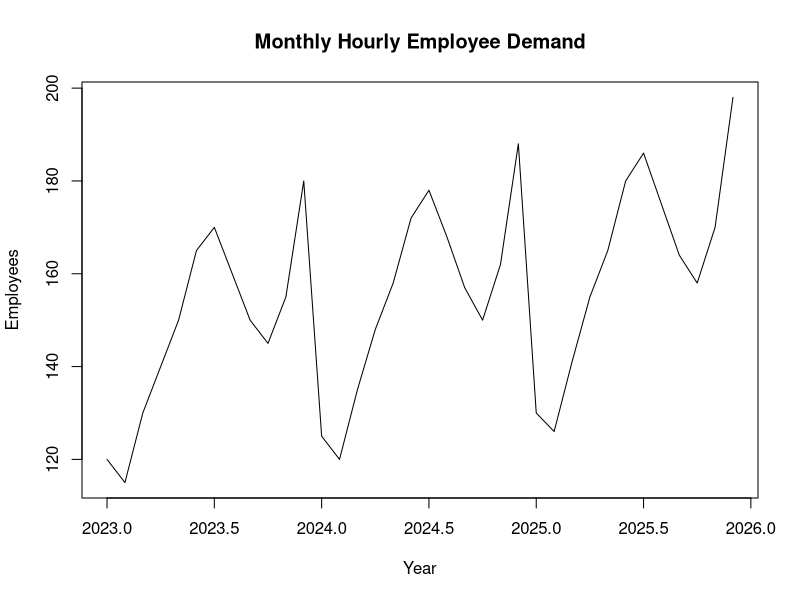
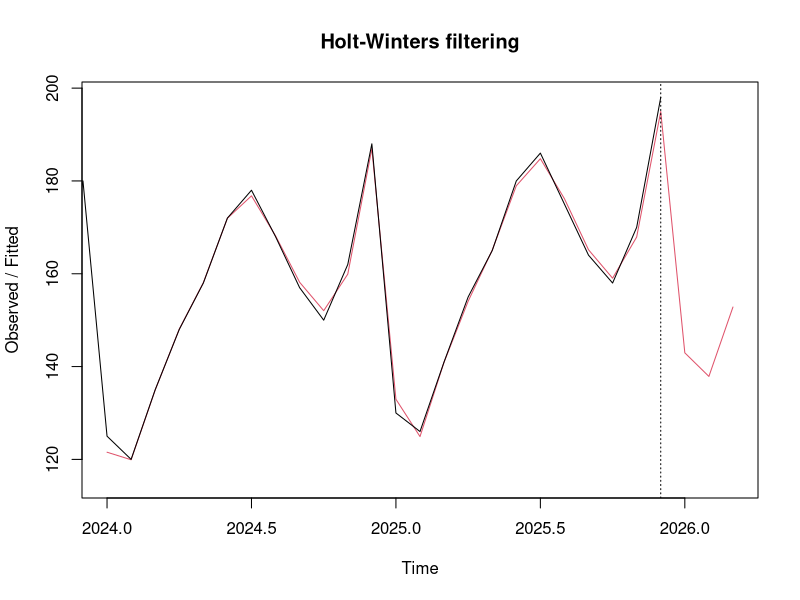

R code for these plots, in order:
# Monthly hourly-employee demand for the past 3 years (sample data)
demand <- c(120,115,130,140,150,165,170,160,150,145,155,180,
            125,120,135,148,158,172,178,168,157,150,162,188,
            130,126,141,155,165,180,186,175,164,158,170,198)

ts_data <- ts(demand, start = c(2023, 1), frequency = 12)
plot(ts_data, main = "Monthly Hourly Employee Demand",
     ylab = "Employees", xlab = "Year")

# Holt-Winters model (captures trend and seasonality)
fit <- HoltWinters(ts_data)

# Forecast the next month
next_month <- predict(fit, n.ahead = 1)
print(next_month)

# Optional: forecast the next 3 months and plot
fc <- predict(fit, n.ahead = 3)
plot(fit, fc)
